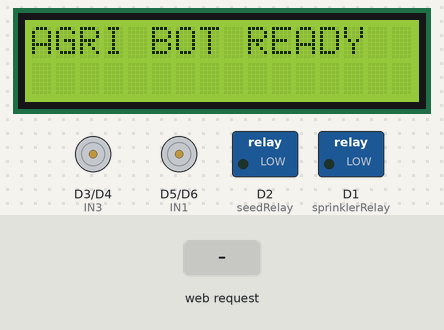
A sketch run on a simulated ESP8266 (NodeMCU). Parts: 16×2 character LCD, motor-driver pin pairs drawn as motors (green arrow = first pin HIGH = forward, orange = second pin HIGH = backward, longer = more drive), switched loads named in the sketch (green lamp = pin HIGH). The inputs (shaded band) are chosen by the test bench. What the sketch prints to the serial monitor is not drawn.

Above: at 1.2 s.
1.3 s: HTTP request GET /F received
At 2.4 s:
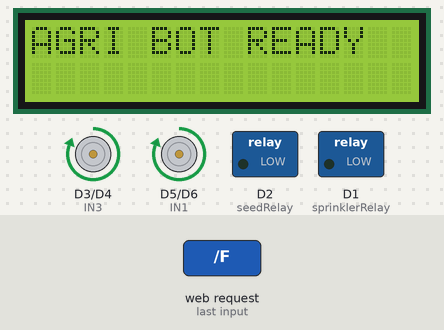
2.8 s: HTTP request GET /B received
At 3.6 s:
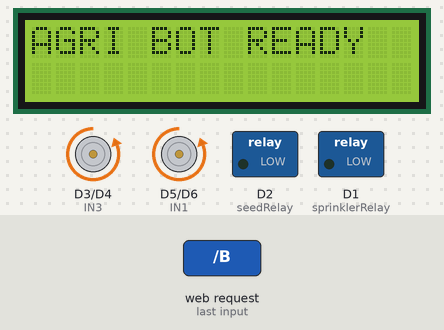
4.3 s: HTTP request GET /L received
At 4.7 s:
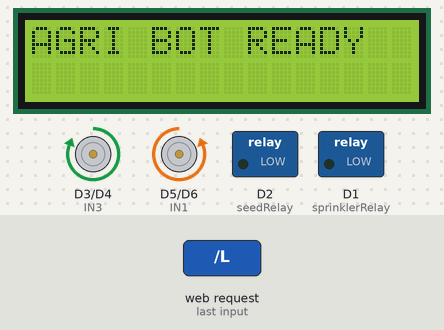
5.8 s: HTTP request GET /R received
At 7.0 s:
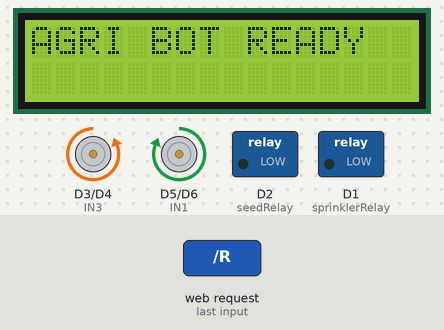
7.3 s: HTTP request GET /Sprinkler received
At 8.2 s:
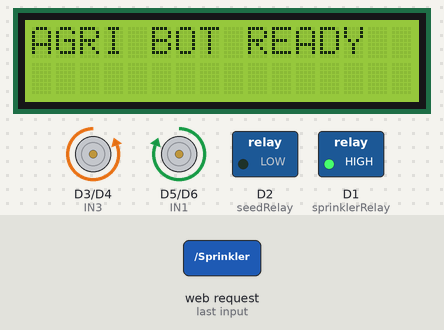
8.8 s: HTTP request GET /SeedDispenser received
At 11.7 s:
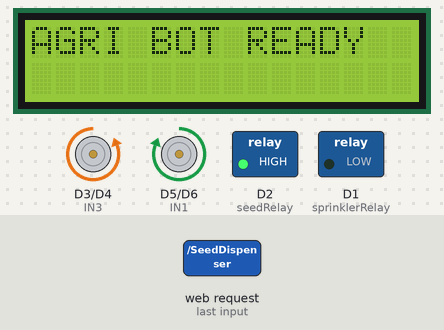
Timing chart, 0 to 14.8 s (numbered marks = the images above; inputs shaded):
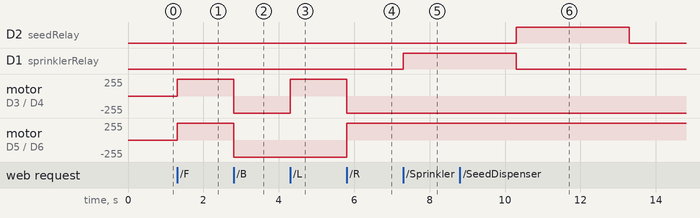

Measured:
- after the input at 1.3 s, motor on D3 (IN3) / D4 (IN4), motor on D5 (IN1) / D6 (IN2): stopped → forward 255/255 at once
- after the input at 2.8 s, motor on D3 (IN3) / D4 (IN4), motor on D5 (IN1) / D6 (IN2): forward 255/255 → backward 255/255 at once
- after the input at 4.3 s, motor on D3 (IN3) / D4 (IN4): backward 255/255 → forward 255/255 at once
- after the input at 5.8 s, motor on D3 (IN3) / D4 (IN4): forward 255/255 → backward 255/255 at once; motor on D5 (IN1) / D6 (IN2): backward 255/255 → forward 255/255 at once
- after the input at 7.3 s, D1 (sprinklerRelay): LOW → HIGH at once
- after the input at 8.8 s, D2 (seedRelay): LOW → HIGH after 1.5 s, → LOW 3.0 s later

The sketch:

code.ino
```cpp
#include <ESP8266WiFi.h>
#include <ESP8266WebServer.h>
#include <Wire.h>
#include <LiquidCrystal_I2C.h>

// WiFi Credentials
const char* ssid = "AGRI_BOT";
const char* password = "12345678";

// Web Server
ESP8266WebServer server(80);

// Motor Driver Pins
#define IN1 D5  // Motor A
#define IN2 D6
#define IN3 D3  // Motor B
#define IN4 D4

// Relay Pins
#define sprinklerRelay D1
#define seedRelay D2

// LCD Setup
LiquidCrystal_I2C lcd(0x27, 16, 2);

// Web Page
void handleRoot() {
  String page = "<html><head><meta name='viewport' content='width=device-width, initial-scale=1'>";
  page += "<style>body{text-align:center;font-family:Arial;background:#eef}button{width:120px;height:60px;margin:10px;font-size:18px;}</style>";
  page += "<script>function move(cmd){var x=new XMLHttpRequest();x.open('GET', cmd, true);x.send();}</script></head><body>";
  page += "<h1>AGRI BOT</h1>";
  page += "<button onclick=\"move('F')\">Forward</button><br>";
  page += "<button onclick=\"move('L')\">Left</button>";
  page += "<button onclick=\"move('S')\">Stop</button>";
  page += "<button onclick=\"move('R')\">Right</button><br>";
  page += "<button onclick=\"move('B')\">Backward</button><br><br>";
  page += "<button onclick=\"move('Sprinkler')\">Sprinkler</button>";
  page += "<button onclick=\"move('SeedDispenser')\">Seed Sower</button>";
  page += "</body></html>";
  server.send(200, "text/html", page);
}

// Motor Functions
void moveForward() {
  digitalWrite(IN1, HIGH); digitalWrite(IN2, LOW);
  digitalWrite(IN3, HIGH); digitalWrite(IN4, LOW);
  server.send(200, "text/plain", "Forward");
}

void moveBackward() {
  digitalWrite(IN1, LOW); digitalWrite(IN2, HIGH);
  digitalWrite(IN3, LOW); digitalWrite(IN4, HIGH);
  server.send(200, "text/plain", "Backward");
}

void moveLeft() {
  digitalWrite(IN1, LOW); digitalWrite(IN2, HIGH);  // Motor A backward
  digitalWrite(IN3, HIGH); digitalWrite(IN4, LOW);  // Motor B forward
  server.send(200, "text/plain", "Left Turn");
}

void moveRight() {
  digitalWrite(IN1, HIGH); digitalWrite(IN2, LOW);  // Motor A forward
  digitalWrite(IN3, LOW); digitalWrite(IN4, HIGH);  // Motor B backward
  server.send(200, "text/plain", "Right Turn");
}

void moveStop() {
  digitalWrite(IN1, LOW); digitalWrite(IN2, LOW);
  digitalWrite(IN3, LOW); digitalWrite(IN4, LOW);
  server.send(200, "text/plain", "Stopped");
}

// Relay Control
void activateSprinkler() {
  digitalWrite(sprinklerRelay, HIGH);
  delay(3000);
  digitalWrite(sprinklerRelay, LOW);
  server.send(200, "text/plain", "Sprinkler Activated");
}

void activateSeedDispenser() {
  digitalWrite(seedRelay, HIGH);
  delay(3000);
  digitalWrite(seedRelay, LOW);
  server.send(200, "text/plain", "Seed Sower Activated");
}

// Setup
void setup() {
  Serial.begin(115200);
  lcd.init();
  lcd.backlight();
  lcd.setCursor(0, 0);
  lcd.print("AGRI BOT READY");

  WiFi.softAP(ssid, password);
  Serial.println("WiFi AP Started");

  // Motor pins
  pinMode(IN1, OUTPUT);
  pinMode(IN2, OUTPUT);
  pinMode(IN3, OUTPUT);
  pinMode(IN4, OUTPUT);

  // Relay pins
  pinMode(sprinklerRelay, OUTPUT);
  pinMode(seedRelay, OUTPUT);
  digitalWrite(sprinklerRelay, LOW);
  digitalWrite(seedRelay, LOW);

  // Server routes
  server.on("/", handleRoot);
  server.on("/F", moveForward);
  server.on("/B", moveBackward);
  server.on("/L", moveLeft);
  server.on("/R", moveRight);
  server.on("/S", moveStop);
  server.on("/Sprinkler", activateSprinkler);
  server.on("/SeedDispenser", activateSeedDispenser);

  server.begin();
  Serial.println("Web Server Running");
}

// Loop
void loop() {
  server.handleClient();
}
```
